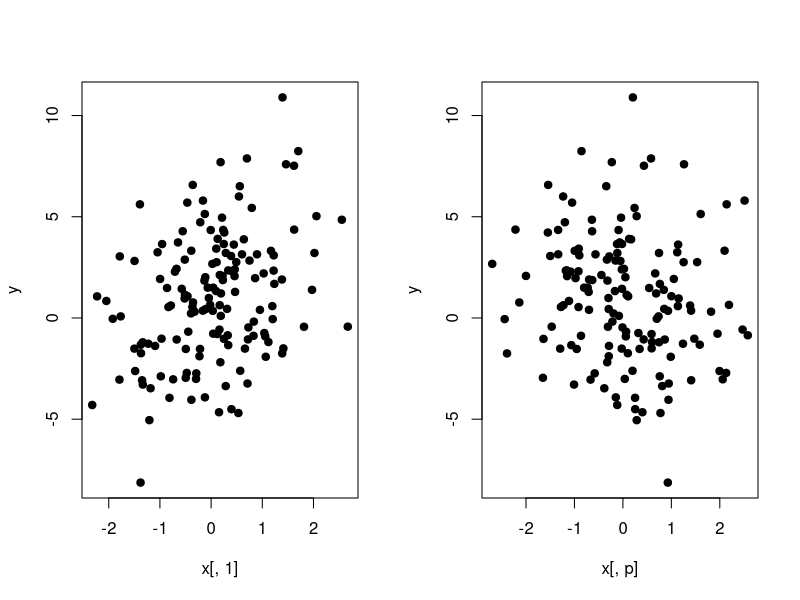
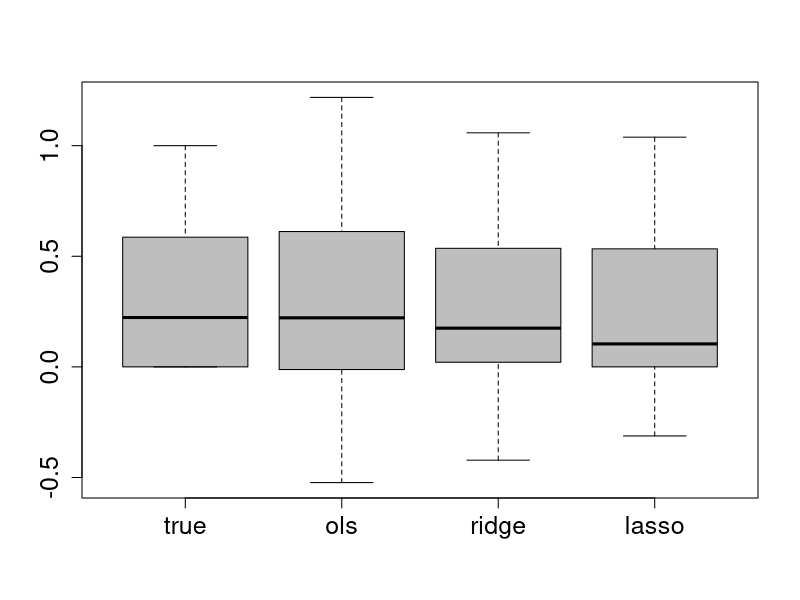

Reproduce these figures in R, in order.
### The most prominent package to perform ridge, lasso, and elastic net is glmnet.
### This package is very fast and reliable and is written by the creators of lasso
###  and elastic net.

# install.packages("glmnet")
library(glmnet)

set.seed(1000)

### We are going to have 50 predictors of which the last z have zero for coefficients 
###  (so they are not really predictor) and n rows of data.  However, we will use about 
###  m = n/2 of the data for assessing prediction accuracy.  A better way is to cross validate but
###  putting a separate test data aside is more convenient for demo purposes

p = 50
n = 150
m = floor(n/2)
z = 20

### Sigma is the amount of "noise" in data.

sigma = 1

### X is our data matrix.  Data are generated from a Gaussian
###  distribution with mean 0 and sd = sigma

x = matrix( rnorm(p*n, sd = sigma), nrow = n, ncol = p)

### I just generate the coefficients at random from uniform(0,1).
### Note z of them will be set to zero.

b = c(runif(p-z), rep(0,z))

### Here are our y's. The +1 adds an intercept of 1.

y = x %*% b + rnorm(n) + 1

### Let's just look at y versus first predictor and last one:

par(mfrow=c(1,2), pch = 19)
plot(y ~ x[,1])
plot(y ~ x[,p])
par(mfrow=c(1,1))

### Split the data into train and test

train_index = 1:m
train   = x[ train_index,]
test    = x[-train_index,]
y_train = y[train_index]
y_test  = y[-train_index]

###
### Next, we create three models: ridge, lasso, and ols.
### For now I will just use the defaults.
### cv.glmnet automatically performs cross validation to 
###  to pick the lamda.  It does the scaling automatically too.

### Extracting the coef from the ridge and lasso requires specifying
###  the value of lambda at which the lowest cv happened.

ridge_model = cv.glmnet(x = train, y = y_train, alpha = 0)
ridge_model$lambda.min
ridge_coef  = coef(ridge_model, s = ridge_model$lambda.min)

lasso_model = cv.glmnet(x = train, y = y_train, alpha = 1)
lasso_model$lambda.min
lasso_coef  = coef(lasso_model, s = lasso_model$lambda.min)

ols_model   = lm(y_train ~ train)
ols_coef    = coef(ols_model)

### Let's look at the results:

results = as.matrix(cbind(c(1,b), ols_coef, as.matrix(ridge_coef), as.matrix(lasso_coef)))
colnames(results) = c("true","ols", "ridge", "lasso")

head(round(results,4))
tail(round(results,4))

summary(results)

boxplot(results, pch = 19, cex.lab = 1.5, cex.axis = 1.5, col = "grey" )

### Predict on the test data next.
### By the way, you could use predict for lm but it expects a data frame and not a matrix.

rmse = function(a,b) { sqrt(mean((a-b)^2)) }

ols_rmse   = rmse(y_test , cbind(1,test) %*% ols_coef )
ridge_rmse = rmse(y_test , predict(ridge_model, newx = test, s = ridge_model$lambda.min))
lasso_rmse = rmse(y_test , predict(lasso_model, newx = test, s = lasso_model$lambda.min))

ols_rmse 
ridge_rmse
lasso_rmse

### What I did favored lasso